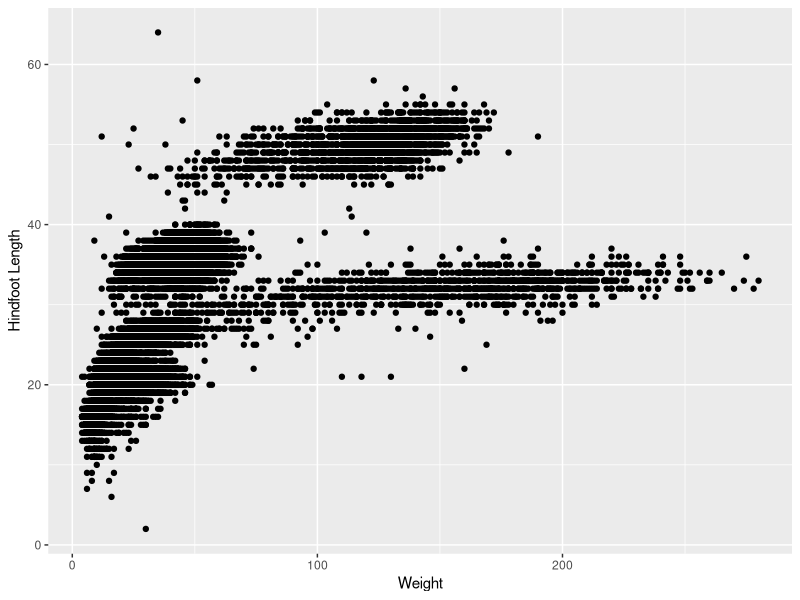
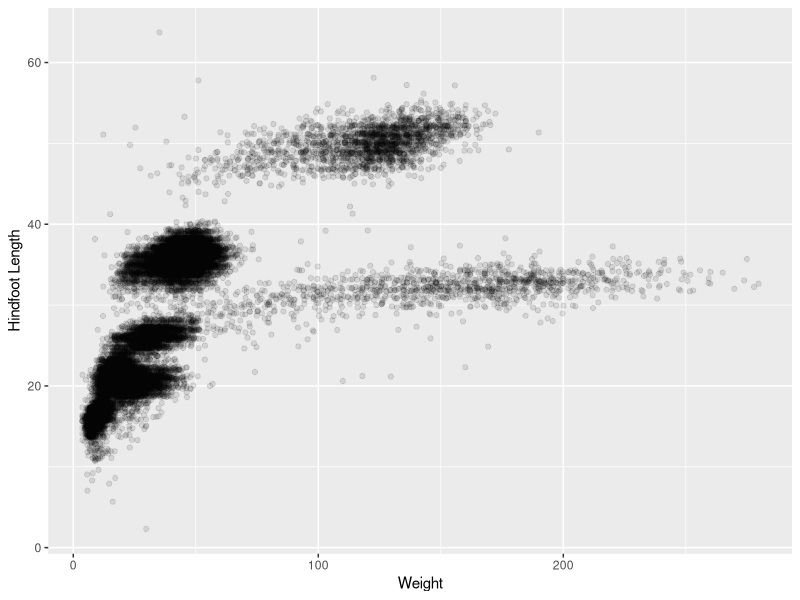
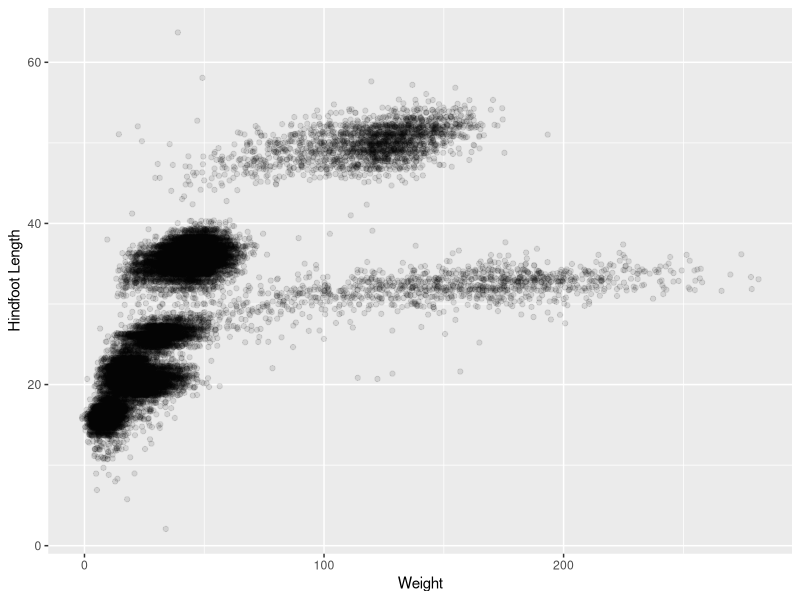
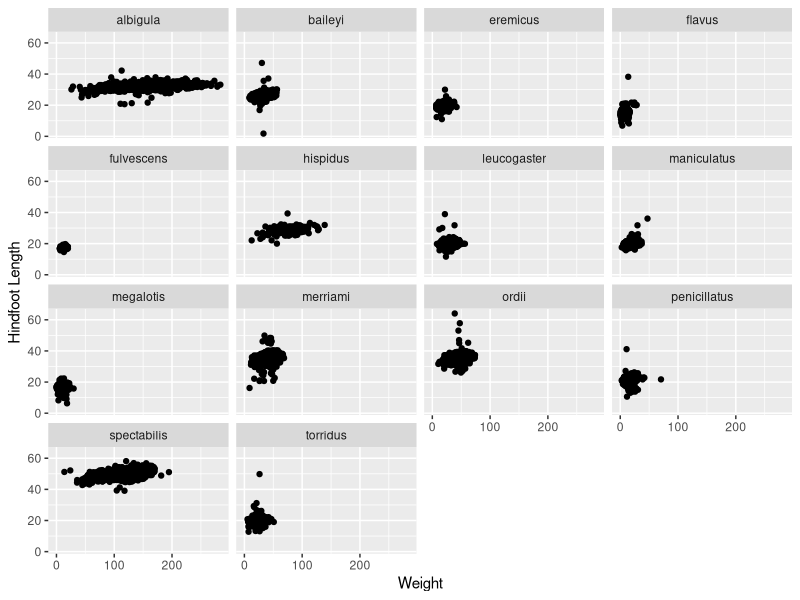
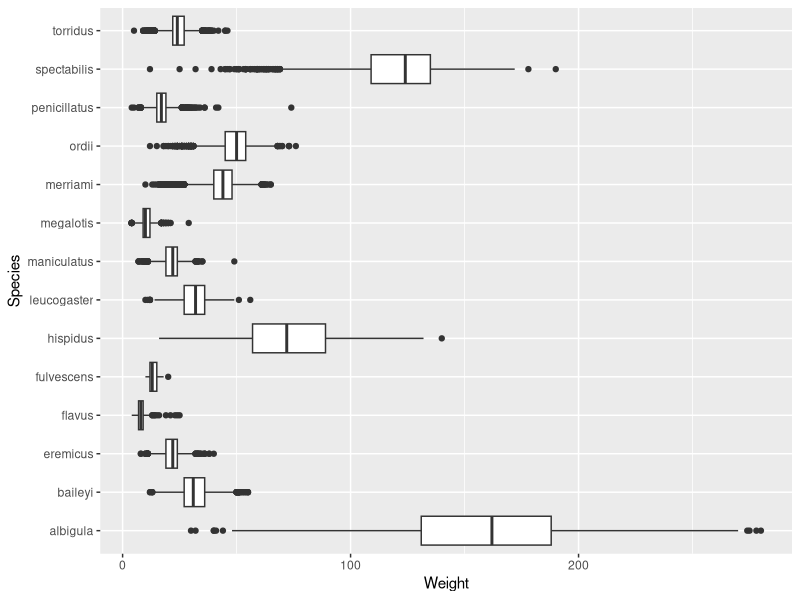
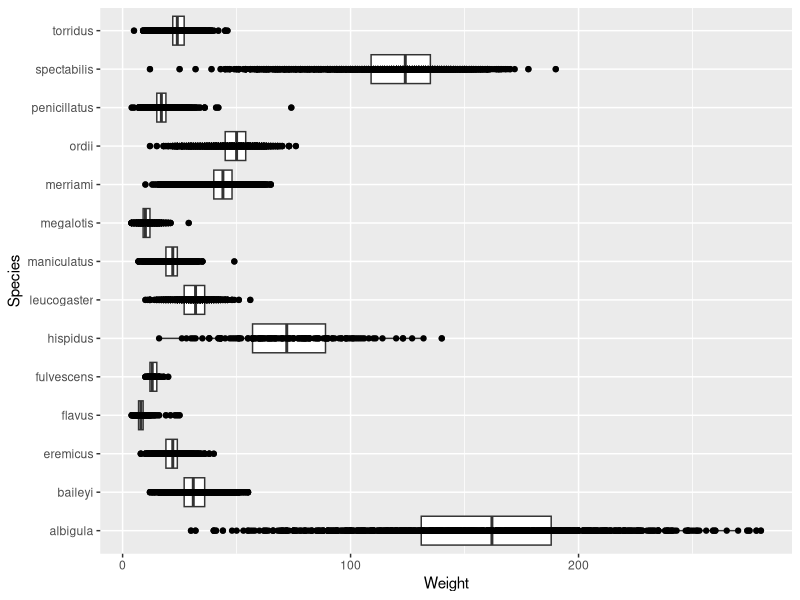
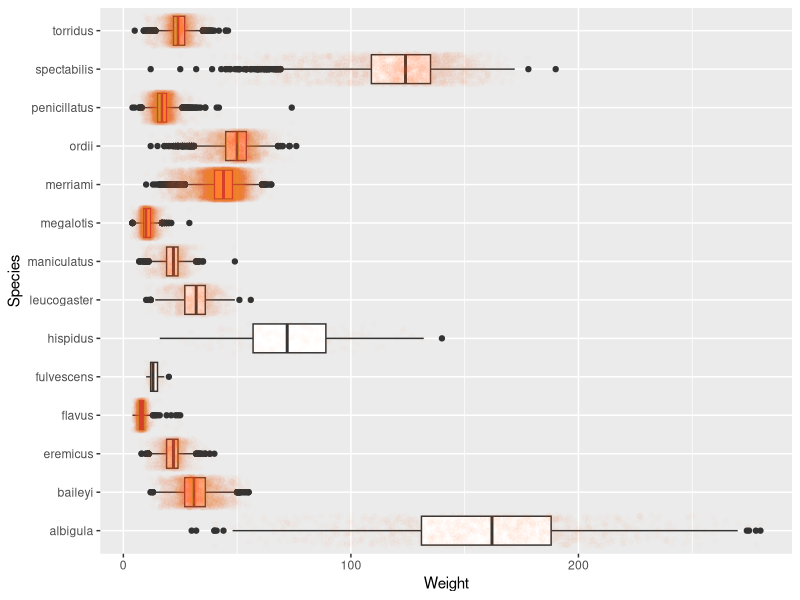
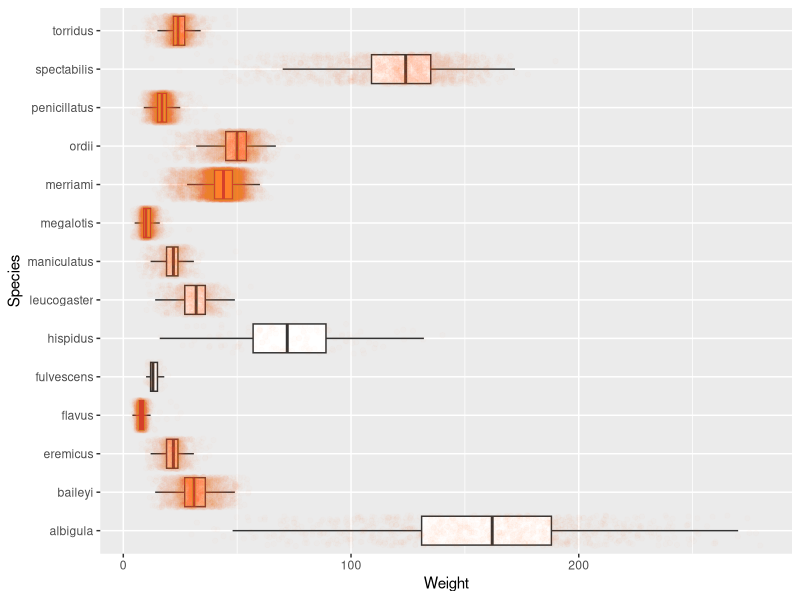

These figures' R source, in order:
## ---- chunk 1

suppressWarnings(library(tidyverse))
suppressMessages(library(here))
suppressMessages(library(ggridges))
suppressMessages(library(viridis))
## ---- chunk 2
surveys <- read_csv(here::here("supporting_artifacts", "supporting_data", "surveys.csv"), show_col_types = TRUE)
dim(surveys)

## ---- chunk 3
ggplot(data = surveys) + 
  geom_point(mapping = aes(x = weight, y = hindfoot_length)) +
  labs(x = "Weight", y = "Hindfoot Length")

## ---- chunk 4


ggplot(data = surveys) + 
  geom_jitter(mapping = aes(x = weight, y = hindfoot_length),
              alpha = 0.1) +
  labs(x = "Weight", y = "Hindfoot Length")

## ---- chunk 5
ggplot(data = surveys) + 
  geom_jitter(mapping = aes(x = weight, y = hindfoot_length),
              width = 5,
              length = 5, 
              alpha = 0.1) +
  labs(x = "Weight", y = "Hindfoot Length")

## ---- chunk 6
ggplot(data = surveys) + 
  geom_jitter(mapping = aes(x = weight, y = hindfoot_length),
              width = 5) +
  facet_wrap(~ species) +
  labs(x = "Weight", y = "Hindfoot Length")

## ---- chunk 7
ggplot(data = surveys,
       mapping = aes(x = weight, y = species)) + 
  geom_boxplot() +
  labs(x = "Weight", y = "Species")

ggplot(data = surveys,
       mapping = aes(x = weight, y = species)) + 
  geom_boxplot() +
  labs(x = "Weight", y = "Species") +
  geom_point()

ggplot(data = surveys,
       mapping = aes(x = weight, y = species)) + 
  geom_boxplot() +
  labs(x = "Weight", y = "Species") +
  geom_jitter(color = "tomato",
              alpha = 0.01)

ggplot(data = surveys,
       mapping = aes(x = weight, y = species)) + 
  geom_boxplot(outlier.shape = NA) +
  labs(x = "Weight", y = "Species") +
  geom_jitter(color = "tomato",
              alpha = 0.01)

## ---- chunk 8
ggplot(data = surveys,
       mapping = aes(x = weight, y = species, color = genus)) +
  geom_jitter(alpha = 0.05) +
  geom_density_ridges() +
  scale_color_viridis_d() +
  annotate(geom = "label",
           y = 1:14,
           x = 230, 
           label = paste0(c("Neotoma", "Chaetodipus", "Peromyscus",
                            "Perognathus", "Reithrodontomys", "Sigmodon"
                            , "Onychomys", "Peromyscus","Reithrodontomys",
                            "Dipodomys", "Dipodomys", "Chaetodipus",
                            "Dipodomys", "Perognathus")),
           color = "black",
           fill = "white") +
  theme(legend.position = "none") +
  labs(x = "Weight (grams)", y = "Species")

## ---- chunk 9
ggplot(data = surveys,
       mapping = aes(y = weight, x = species)) +
  geom_jitter(color = "tomato",
              alpha = 0.05) +
  geom_boxplot(outlier.shape = NA) +
  labs(y = "Weight (grams)", x = "Species") 

